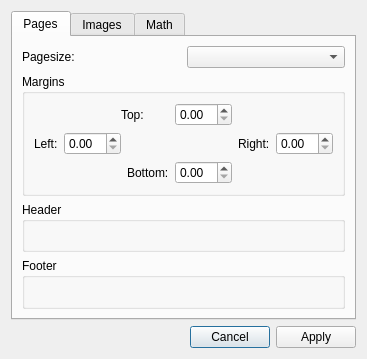
<?xml version="1.0" encoding="UTF-8"?>
<ui version="4.0">
 <class>TextDocumentPropertyDialog</class>
 <widget class="QDialog" name="TextDocumentPropertyDialog">
  <property name="geometry">
   <rect>
    <x>0</x>
    <y>0</y>
    <width>347</width>
    <height>359</height>
   </rect>
  </property>
  <property name="windowTitle">
   <string>Dialog</string>
  </property>
  <layout class="QVBoxLayout" name="verticalLayout_2">
   <item>
    <widget class="QTabWidget" name="tabWidget">
     <property name="currentIndex">
      <number>0</number>
     </property>
     <widget class="QWidget" name="tab_Pages">
      <attribute name="title">
       <string>Pages</string>
      </attribute>
      <layout class="QVBoxLayout" name="verticalLayout">
       <item>
        <layout class="QHBoxLayout" name="horizontalLayout_5">
         <item>
          <widget class="QLabel" name="label">
           <property name="text">
            <string>Pagesize:</string>
           </property>
          </widget>
         </item>
         <item>
          <widget class="QComboBox" name="comboBox"/>
         </item>
        </layout>
       </item>
       <item>
        <widget class="QGroupBox" name="groupBox_4">
         <property name="title">
          <string>Margins</string>
         </property>
         <layout class="QGridLayout" name="gridLayout_2">
          <item row="0" column="0" colspan="2">
           <spacer name="horizontalSpacer_2">
            <property name="orientation">
             <enum>Qt::Horizontal</enum>
            </property>
            <property name="sizeHint" stdset="0">
             <size>
              <width>75</width>
              <height>20</height>
             </size>
            </property>
           </spacer>
          </item>
          <item row="0" column="2" colspan="2">
           <layout class="QHBoxLayout" name="horizontalLayout">
            <item>
             <widget class="QLabel" name="label_2">
              <property name="text">
               <string>Top:</string>
              </property>
             </widget>
            </item>
            <item>
             <widget class="QDoubleSpinBox" name="doubleSpinBox_Margin_Top"/>
            </item>
           </layout>
          </item>
          <item row="0" column="4">
           <spacer name="horizontalSpacer_3">
            <property name="orientation">
             <enum>Qt::Horizontal</enum>
            </property>
            <property name="sizeHint" stdset="0">
             <size>
              <width>87</width>
              <height>20</height>
             </size>
            </property>
           </spacer>
          </item>
          <item row="1" column="0" rowspan="2" colspan="3">
           <layout class="QHBoxLayout" name="horizontalLayout_2">
            <item>
             <widget class="QLabel" name="label_3">
              <property name="text">
               <string>Left:</string>
              </property>
             </widget>
            </item>
            <item>
             <widget class="QDoubleSpinBox" name="doubleSpinBox_Margin_Left"/>
            </item>
           </layout>
          </item>
          <item row="1" column="3" rowspan="2">
           <spacer name="horizontalSpacer">
            <property name="orientation">
             <enum>Qt::Horizontal</enum>
            </property>
            <property name="sizeHint" stdset="0">
             <size>
              <width>96</width>
              <height>20</height>
             </size>
            </property>
           </spacer>
          </item>
          <item row="1" column="4" rowspan="2">
           <layout class="QHBoxLayout" name="horizontalLayout_4">
            <item>
             <widget class="QLabel" name="label_4">
              <property name="text">
               <string>Right:</string>
              </property>
             </widget>
            </item>
            <item>
             <widget class="QDoubleSpinBox" name="doubleSpinBox_Margin_Right"/>
            </item>
           </layout>
          </item>
          <item row="2" column="1" rowspan="2">
           <spacer name="horizontalSpacer_4">
            <property name="orientation">
             <enum>Qt::Horizontal</enum>
            </property>
            <property name="sizeHint" stdset="0">
             <size>
              <width>69</width>
              <height>20</height>
             </size>
            </property>
           </spacer>
          </item>
          <item row="3" column="3">
           <layout class="QHBoxLayout" name="horizontalLayout_3">
            <item>
             <widget class="QLabel" name="label_5">
              <property name="text">
               <string>Bottom:</string>
              </property>
             </widget>
            </item>
            <item>
             <widget class="QDoubleSpinBox" name="doubleSpinBox_Margin_Bottom"/>
            </item>
           </layout>
          </item>
          <item row="3" column="4">
           <spacer name="horizontalSpacer_5">
            <property name="orientation">
             <enum>Qt::Horizontal</enum>
            </property>
            <property name="sizeHint" stdset="0">
             <size>
              <width>87</width>
              <height>20</height>
             </size>
            </property>
           </spacer>
          </item>
         </layout>
        </widget>
       </item>
       <item>
        <widget class="QGroupBox" name="groupBox">
         <property name="title">
          <string>Header</string>
         </property>
         <layout class="QGridLayout" name="gridLayout_4">
          <item row="0" column="0">
           <spacer name="verticalSpacer">
            <property name="orientation">
             <enum>Qt::Vertical</enum>
            </property>
            <property name="sizeHint" stdset="0">
             <size>
              <width>20</width>
              <height>21</height>
             </size>
            </property>
           </spacer>
          </item>
         </layout>
        </widget>
       </item>
       <item>
        <widget class="QGroupBox" name="groupBox_2">
         <property name="title">
          <string>Footer</string>
         </property>
         <layout class="QGridLayout" name="gridLayout_3">
          <item row="0" column="0">
           <spacer name="verticalSpacer_2">
            <property name="orientation">
             <enum>Qt::Vertical</enum>
            </property>
            <property name="sizeHint" stdset="0">
             <size>
              <width>20</width>
              <height>21</height>
             </size>
            </property>
           </spacer>
          </item>
         </layout>
        </widget>
       </item>
      </layout>
     </widget>
     <widget class="QWidget" name="tab_Images">
      <attribute name="title">
       <string>Images</string>
      </attribute>
      <layout class="QGridLayout" name="gridLayout_5">
       <item row="0" column="0">
        <widget class="QGroupBox" name="groupBox_3">
         <property name="title">
          <string>Imagepaths</string>
         </property>
         <layout class="QGridLayout" name="gridLayout">
          <item row="0" column="0">
           <widget class="QRadioButton" name="radioButton_ImagePaths_Absolute">
            <property name="text">
             <string>absolute</string>
            </property>
           </widget>
          </item>
          <item row="1" column="0">
           <widget class="QRadioButton" name="radioButton_ImagePaths_relative">
            <property name="text">
             <string>relative</string>
            </property>
           </widget>
          </item>
         </layout>
        </widget>
       </item>
       <item row="0" column="1">
        <spacer name="horizontalSpacer_6">
         <property name="orientation">
          <enum>Qt::Horizontal</enum>
         </property>
         <property name="sizeHint" stdset="0">
          <size>
           <width>212</width>
           <height>20</height>
          </size>
         </property>
        </spacer>
       </item>
       <item row="1" column="0">
        <spacer name="verticalSpacer_3">
         <property name="orientation">
          <enum>Qt::Vertical</enum>
         </property>
         <property name="sizeHint" stdset="0">
          <size>
           <width>20</width>
           <height>186</height>
          </size>
         </property>
        </spacer>
       </item>
      </layout>
     </widget>
     <widget class="QWidget" name="tab_math">
      <attribute name="title">
       <string>Math</string>
      </attribute>
      <widget class="QWidget" name="">
       <property name="geometry">
        <rect>
         <x>20</x>
         <y>10</y>
         <width>153</width>
         <height>47</height>
        </rect>
       </property>
       <layout class="QVBoxLayout" name="verticalLayout_3">
        <item>
         <layout class="QHBoxLayout" name="horizontalLayout_6">
          <item>
           <widget class="QLabel" name="label_6">
            <property name="text">
             <string>Precision:</string>
            </property>
           </widget>
          </item>
          <item>
           <widget class="QSpinBox" name="spinBox_MathPrecision"/>
          </item>
         </layout>
        </item>
        <item>
         <widget class="QCheckBox" name="checkBoxThousandsSeparator">
          <property name="text">
           <string>show thousands separator</string>
          </property>
         </widget>
        </item>
       </layout>
      </widget>
     </widget>
    </widget>
   </item>
   <item>
    <widget class="QDialogButtonBox" name="buttonBox">
     <property name="orientation">
      <enum>Qt::Horizontal</enum>
     </property>
     <property name="standardButtons">
      <set>QDialogButtonBox::Apply|QDialogButtonBox::Cancel</set>
     </property>
    </widget>
   </item>
  </layout>
 </widget>
 <resources/>
 <connections>
  <connection>
   <sender>buttonBox</sender>
   <signal>accepted()</signal>
   <receiver>TextDocumentPropertyDialog</receiver>
   <slot>accept()</slot>
   <hints>
    <hint type="sourcelabel">
     <x>248</x>
     <y>254</y>
    </hint>
    <hint type="destinationlabel">
     <x>157</x>
     <y>274</y>
    </hint>
   </hints>
  </connection>
  <connection>
   <sender>buttonBox</sender>
   <signal>rejected()</signal>
   <receiver>TextDocumentPropertyDialog</receiver>
   <slot>reject()</slot>
   <hints>
    <hint type="sourcelabel">
     <x>316</x>
     <y>260</y>
    </hint>
    <hint type="destinationlabel">
     <x>286</x>
     <y>274</y>
    </hint>
   </hints>
  </connection>
 </connections>
</ui>
